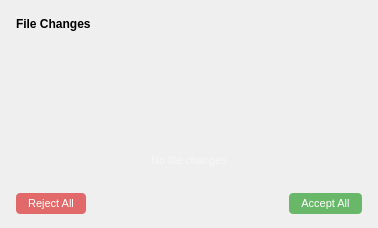
<?xml version="1.0" encoding="UTF-8"?>
<ui version="4.0">
 <class>FileDiffListWidget</class>
 <widget class="QWidget" name="FileDiffListWidget">
  <property name="geometry">
   <rect>
    <x>0</x>
    <y>0</y>
    <width>378</width>
    <height>228</height>
   </rect>
  </property>
  <property name="minimumSize">
   <size>
    <width>320</width>
    <height>0</height>
   </size>
  </property>
  <property name="windowTitle">
   <string>Form</string>
  </property>
  <layout class="QVBoxLayout" name="mainLayout">
   <property name="spacing">
    <number>0</number>
   </property>
   <property name="leftMargin">
    <number>8</number>
   </property>
   <property name="topMargin">
    <number>8</number>
   </property>
   <property name="rightMargin">
    <number>8</number>
   </property>
   <property name="bottomMargin">
    <number>8</number>
   </property>
   <item>
    <widget class="QWidget" name="titleBar" native="true">
     <layout class="QHBoxLayout" name="titleLayout">
      <property name="leftMargin">
       <number>8</number>
      </property>
      <property name="topMargin">
       <number>6</number>
      </property>
      <property name="rightMargin">
       <number>8</number>
      </property>
      <property name="bottomMargin">
       <number>6</number>
      </property>
      <item>
       <widget class="QLabel" name="titleLabel">
        <property name="styleSheet">
         <string notr="true">font-weight: bold; font-size: 12px;</string>
        </property>
        <property name="text">
         <string>File Changes</string>
        </property>
       </widget>
      </item>
      <item>
       <spacer name="titleSpacer">
        <property name="orientation">
         <enum>Qt::Horizontal</enum>
        </property>
        <property name="sizeHint" stdset="0">
         <size>
          <width>40</width>
          <height>20</height>
         </size>
        </property>
       </spacer>
      </item>
     </layout>
    </widget>
   </item>
   <item>
    <widget class="QWidget" name="sep1" native="true">
     <property name="styleSheet">
      <string notr="true">background: rgba(255,255,255,20);</string>
     </property>
     <property name="fixedHeight" stdset="0">
      <number>1</number>
     </property>
    </widget>
   </item>
   <item>
    <widget class="QListWidget" name="listWidget">
     <property name="styleSheet">
      <string notr="true">QListWidget{background: transparent; border: none;}QListWidget::item{border-bottom: 1px solid rgba(255,255,255,15); padding: 2px 0;}QListWidget::item:hover{background: rgba(255,255,255,15);}</string>
     </property>
     <property name="frameShape">
      <enum>QFrame::NoFrame</enum>
     </property>
     <property name="horizontalScrollBarPolicy">
      <enum>Qt::ScrollBarAlwaysOff</enum>
     </property>
    </widget>
   </item>
   <item>
    <widget class="QLabel" name="emptyLabel">
     <property name="styleSheet">
      <string notr="true">color: rgba(255,255,255,120); padding: 20px; font-size: 11px;</string>
     </property>
     <property name="text">
      <string>No file changes</string>
     </property>
     <property name="alignment">
      <set>Qt::AlignCenter</set>
     </property>
    </widget>
   </item>
   <item>
    <widget class="QWidget" name="sep2" native="true">
     <property name="styleSheet">
      <string notr="true">background: rgba(255,255,255,20);</string>
     </property>
     <property name="fixedHeight" stdset="0">
      <number>1</number>
     </property>
    </widget>
   </item>
   <item>
    <widget class="QWidget" name="btnBar" native="true">
     <layout class="QHBoxLayout" name="btnLayout">
      <property name="spacing">
       <number>6</number>
      </property>
      <property name="leftMargin">
       <number>8</number>
      </property>
      <property name="topMargin">
       <number>6</number>
      </property>
      <property name="rightMargin">
       <number>8</number>
      </property>
      <property name="bottomMargin">
       <number>6</number>
      </property>
      <item>
       <widget class="QPushButton" name="rejectBtn">
        <property name="cursor">
         <cursorShape>PointingHandCursor</cursorShape>
        </property>
        <property name="styleSheet">
         <string notr="true">QPushButton{background: rgba(220,50,50,180); color: white; border: none; border-radius: 4px; padding: 4px 12px; font-size: 11px;}QPushButton:hover{background: rgba(220,50,50,220);}</string>
        </property>
        <property name="text">
         <string>Reject All</string>
        </property>
       </widget>
      </item>
      <item>
       <spacer name="btnSpacer">
        <property name="orientation">
         <enum>Qt::Horizontal</enum>
        </property>
        <property name="sizeHint" stdset="0">
         <size>
          <width>40</width>
          <height>20</height>
         </size>
        </property>
       </spacer>
      </item>
      <item>
       <widget class="QPushButton" name="acceptBtn">
        <property name="cursor">
         <cursorShape>PointingHandCursor</cursorShape>
        </property>
        <property name="styleSheet">
         <string notr="true">QPushButton{background: rgba(50,160,50,180); color: white; border: none; border-radius: 4px; padding: 4px 12px; font-size: 11px;}QPushButton:hover{background: rgba(50,160,50,220);}</string>
        </property>
        <property name="text">
         <string>Accept All</string>
        </property>
       </widget>
      </item>
     </layout>
    </widget>
   </item>
  </layout>
 </widget>
 <resources/>
 <connections/>
</ui>
